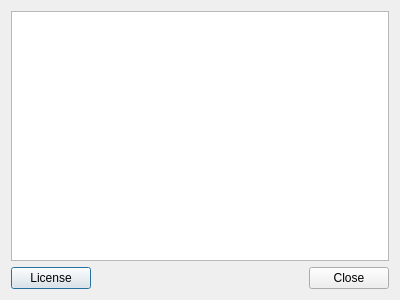
<?xml version="1.0" encoding="UTF-8"?>
<ui version="4.0">
 <class>About</class>
 <widget class="QDialog" name="About">
  <property name="geometry">
   <rect>
    <x>0</x>
    <y>0</y>
    <width>400</width>
    <height>300</height>
   </rect>
  </property>
  <property name="windowTitle">
   <string>Dialog</string>
  </property>
  <layout class="QVBoxLayout" name="verticalLayout">
   <item>
    <widget class="QTextEdit" name="textEditAbout">
     <property name="sizeAdjustPolicy">
      <enum>QAbstractScrollArea::AdjustToContents</enum>
     </property>
     <property name="lineWrapMode">
      <enum>QTextEdit::WidgetWidth</enum>
     </property>
     <property name="readOnly">
      <bool>true</bool>
     </property>
    </widget>
   </item>
   <item>
    <layout class="QHBoxLayout" name="horizontalLayout">
     <item>
      <widget class="QPushButton" name="pushButtonLicense">
       <property name="text">
        <string>License</string>
       </property>
      </widget>
     </item>
     <item>
      <spacer name="horizontalSpacer">
       <property name="orientation">
        <enum>Qt::Horizontal</enum>
       </property>
       <property name="sizeHint" stdset="0">
        <size>
         <width>40</width>
         <height>20</height>
        </size>
       </property>
      </spacer>
     </item>
     <item>
      <widget class="QPushButton" name="pushButtonClose">
       <property name="text">
        <string>Close</string>
       </property>
      </widget>
     </item>
    </layout>
   </item>
  </layout>
 </widget>
 <resources/>
 <connections/>
</ui>
